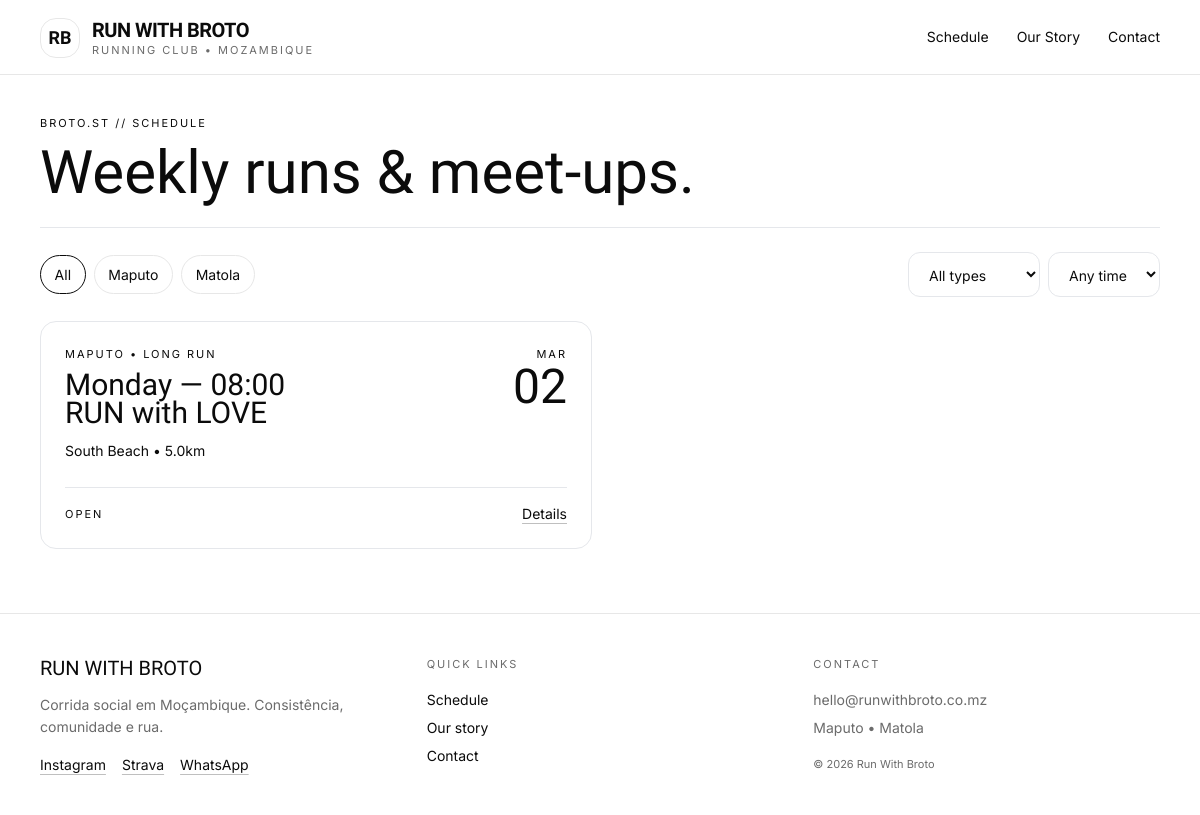
The page / on the database its author committed.
### events/models.py (models this page shows, shortened)
class Event(models.Model):
    title = models.CharField(max_length=220)
    slug = models.SlugField(max_length=240, unique=True, db_index=True, blank=True)
    city = models.CharField(max_length=20, choices=City.choices, db_index=True)
    event_type = models.CharField(max_length=20, choices=EventType.choices, db_index=True)
    start_at = models.DateTimeField(db_index=True)
    meeting_point = models.CharField(max_length=220)
    distance_min_km = models.DecimalField(max_digits=4, decimal_places=1, null=True, blank=True)
    description = models.TextField(blank=True)
    price = models.DecimalField(
        "Preço do ticket (MZN)",
        max_digits=10,
        decimal_places=2,
        null=True,
        blank=True,
        validators=[MinValueValidator(Decimal("0.00"))],
        help_text="Deixe vazio para evento free. Ex: 500.00",
        db_index=True,
    )
    capacity = models.PositiveIntegerField(default=150)
    is_published = models.BooleanField(default=True, db_index=True)
    poster = models.ImageField(upload_to="events/posters/", blank=True, null=True)
    created_at = models.DateTimeField(auto_now_add=True)
    class Meta:
        ordering = ("start_at",)
        indexes = [
            models.Index(fields=["city", "start_at"]),
            models.Index(fields=["event_type", "start_at"]),
        ]

### events/views.py (the view)
# urls.py: path("", ev__views.event_list, name="home"),
@require_http_methods(["GET"])
def event_list(request):
    city = request.GET.get("city", "").upper()
    etype = request.GET.get("type", "").upper()
    qs = Event.objects.filter(is_published=True, start_at__gte=timezone.now()).order_by("start_at")
    if city in dict(City.choices):
        qs = qs.filter(city=city)
    if etype in dict(EventType.choices):
        qs = qs.filter(event_type=etype)
    ctx = {
        "events": qs,
        "city_choices": City.choices,
        "type_choices": EventType.choices,
        "active_city": city,
        "active_type": etype,
    }
    return render(request, "events/agenda.html", ctx)

### events/templates/events/agenda.html (shortened to what this page needs)
{% extends 'base.html' %}
{% block content %}
    <section class="max-w-6xl mx-auto px-4 pt-10 pb-6">
        <div class="text-[11px] muted label">broto.st // schedule</div>
        <h1 class="mt-3 font-display text-5xl md:text-6xl leading-[0.92]">Weekly runs & meet-ups.</h1>
        <div class="mt-6 flex flex-col md:flex-row md:items-center md:justify-between gap-4 border-t hairline pt-6">
            <div class="flex flex-wrap gap-2">
                <button aria-pressed="true" class="pill" data-city="all" type="button">All</button>
                <button aria-pressed="false" class="pill" data-city="maputo" type="button">Maputo</button>
                <button aria-pressed="false" class="pill" data-city="matola" type="button">Matola</button>
            </div>
            <div class="flex flex-wrap gap-2">
                <select class="px-4 py-3 rounded-xl border hairline bg-white text-sm" id="typeFilter">
                    <option value="all">All types</option>
                </select>
                <select class="px-4 py-3 rounded-xl border hairline bg-white text-sm" id="timeFilter">
                    <option value="all">Any time</option>
                </select>
            </div>
        </div>
    </section>
    <section class="max-w-6xl mx-auto px-4 pb-16">
        <div class="grid lg:grid-cols-2 gap-4">
            {% for event in events %}
                <a class="card border hairline rounded-2xl p-6"
                   data-city="maputo"
                   data-time="evening" data-type="weekly" href="{% url 'events:event_detail' event.slug %}">
                    <div class="flex items-start justify-between gap-6">
                        <div>
                            <div class="text-[11px] muted label">{{ event.city }} • {{ event.get_event_type_display }}</div>
                            <div class="mt-2 font-display text-3xl leading-[0.95] cardTitle">
                                {{ event.start_at|date:"l" }} — {{ event.start_at|time:"H:i" }}
                                <span class="block">{{ event.title }}</span>
                            </div>
                            <div class="mt-3 text-sm muted leading-relaxed">
                                {{ event.meeting_point }} • {{ event.distance_min_km }}km
                            </div>
                        </div>
                        <div class="text-right">
                            <div class="text-[11px] muted label">
                                {{ event.start_at|date:"M"|lower }}
                            </div>
                            <div class="font-display text-5xl leading-none">
                                {{ event.start_at|date:"d" }}
                            </div>
                        </div>
                    </div>
                    <div class="mt-6 flex items-center justify-between border-t hairline pt-4 text-sm">
                        <span class="text-[11px] muted label">open</span>
                        <span class="link-u" href="{% url 'events:event_detail' event.slug %}">Details</span>
                    </div>
                </a>
            {% endfor %}
        </div>
    </section>
{% endblock %}

### static/css/app.css (style rules this page uses)
:root { --ink: #0B0B0B; --muted: #6B6B6B; --line: #E7E7E7; --paper: #FFFFFF; }
.bg-paper { background: var(--paper); }
.text-ink { color: var(--ink); }
.font-display { font-family: "Oswald", system-ui, -apple-system, Segoe UI, Roboto, Arial, sans-serif; }
.font-body { font-family: "Inter", system-ui, -apple-system, Segoe UI, Roboto, Arial, sans-serif; }
.label { letter-spacing: .18em; text-transform: uppercase; }
.link-u { text-decoration: underline; text-decoration-color: rgba(0, 0, 0, .25); text-underline-offset: 4px; }
.pill { border: 1px solid var(--line); border-radius: 999px; padding: .5rem .85rem; font-size: .875rem; }
.pill[aria-pressed="true"] { border-color: var(--ink); }

### rows shown on the page
Event: city "MAPUTO", event_type "LONG RUN", start_at "Monday", start_at "08:00", title "RUN with LOVE", meeting_point "South Beach", distance_min_km "5.0", start_at "MAR", start_at "02"
